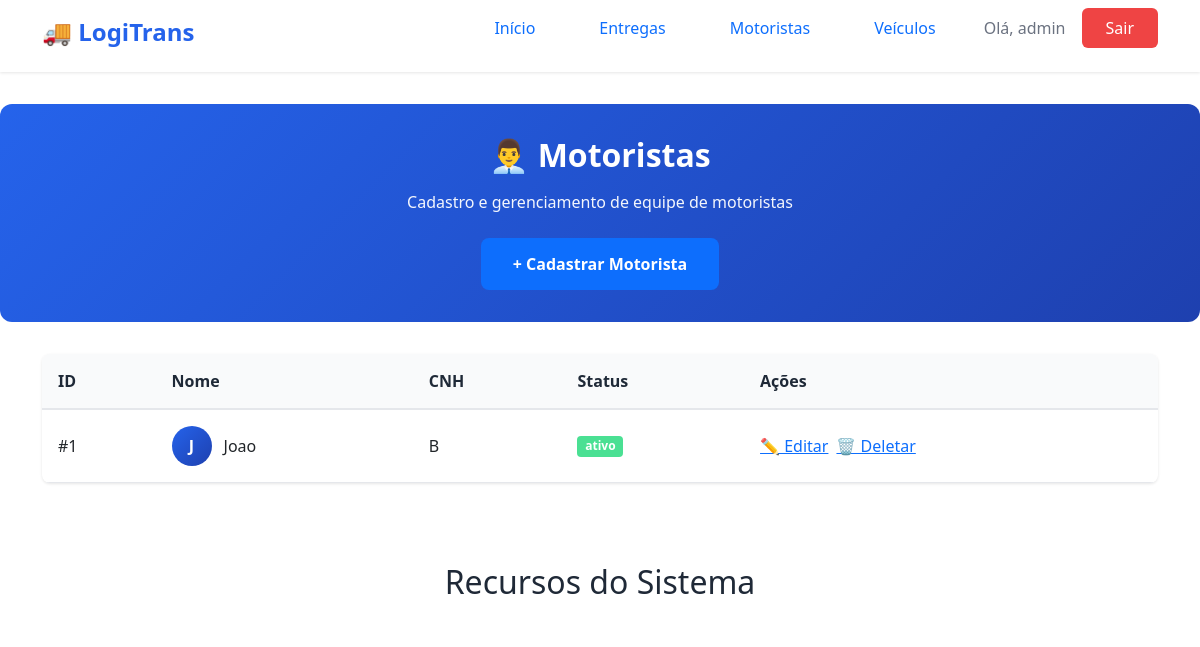
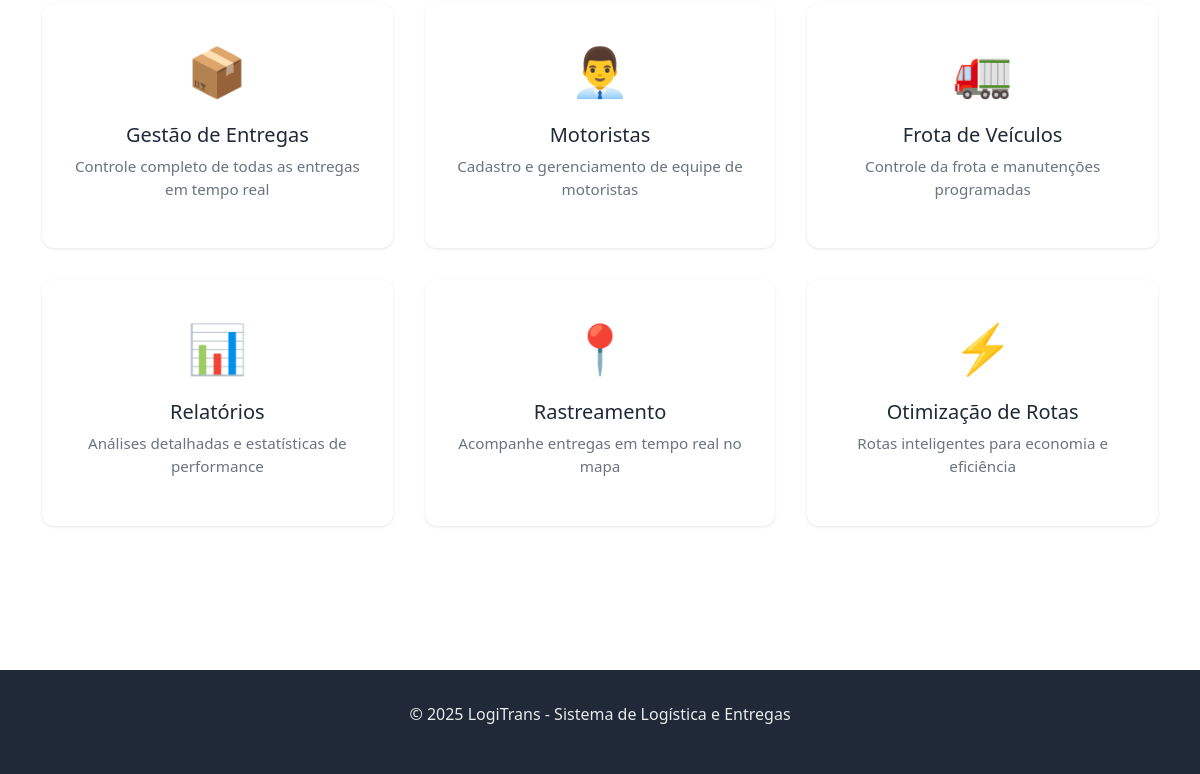
Page /list_motorista/ (signed in) on the earlier database version (2 pictures, top to bottom).
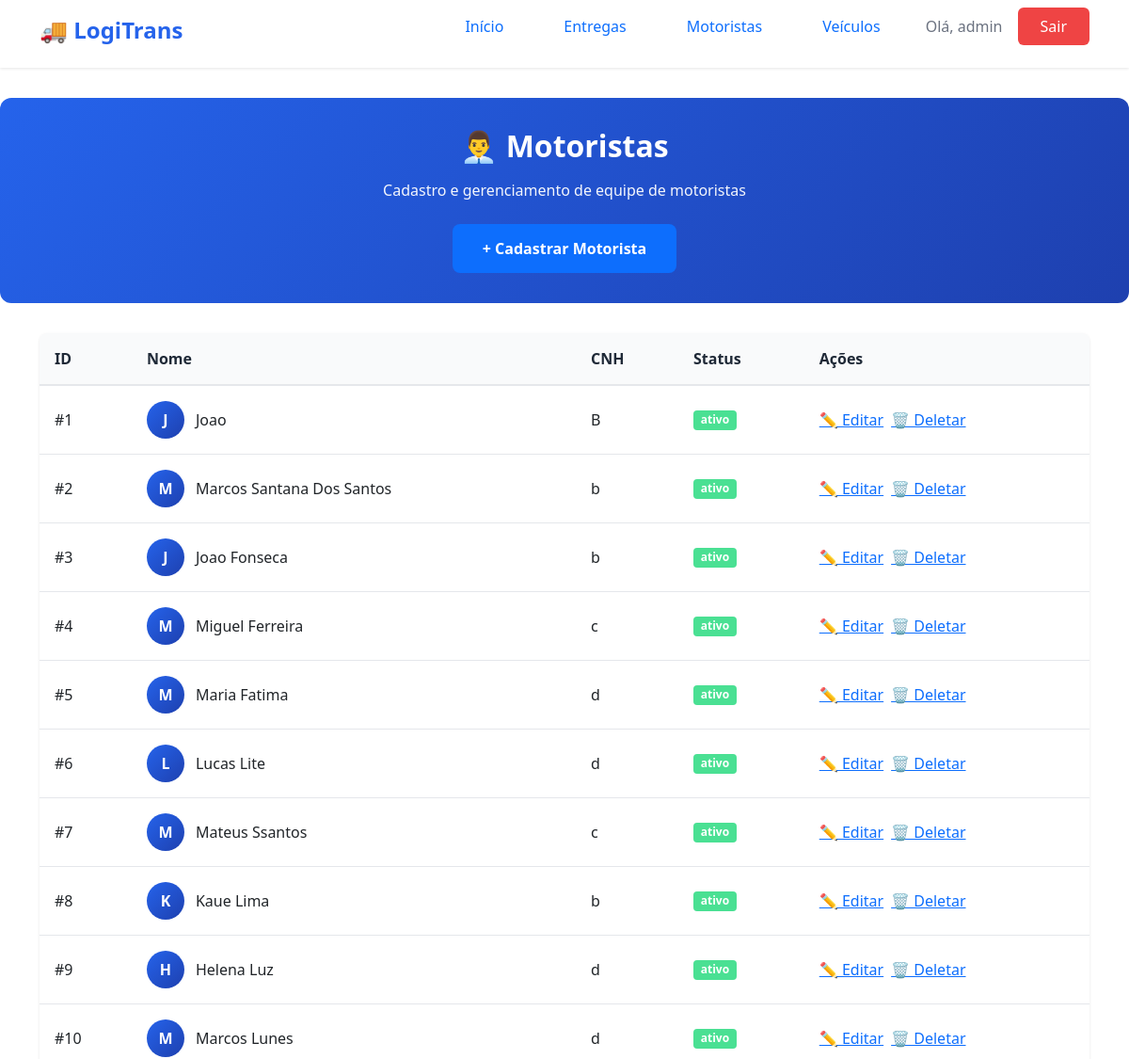
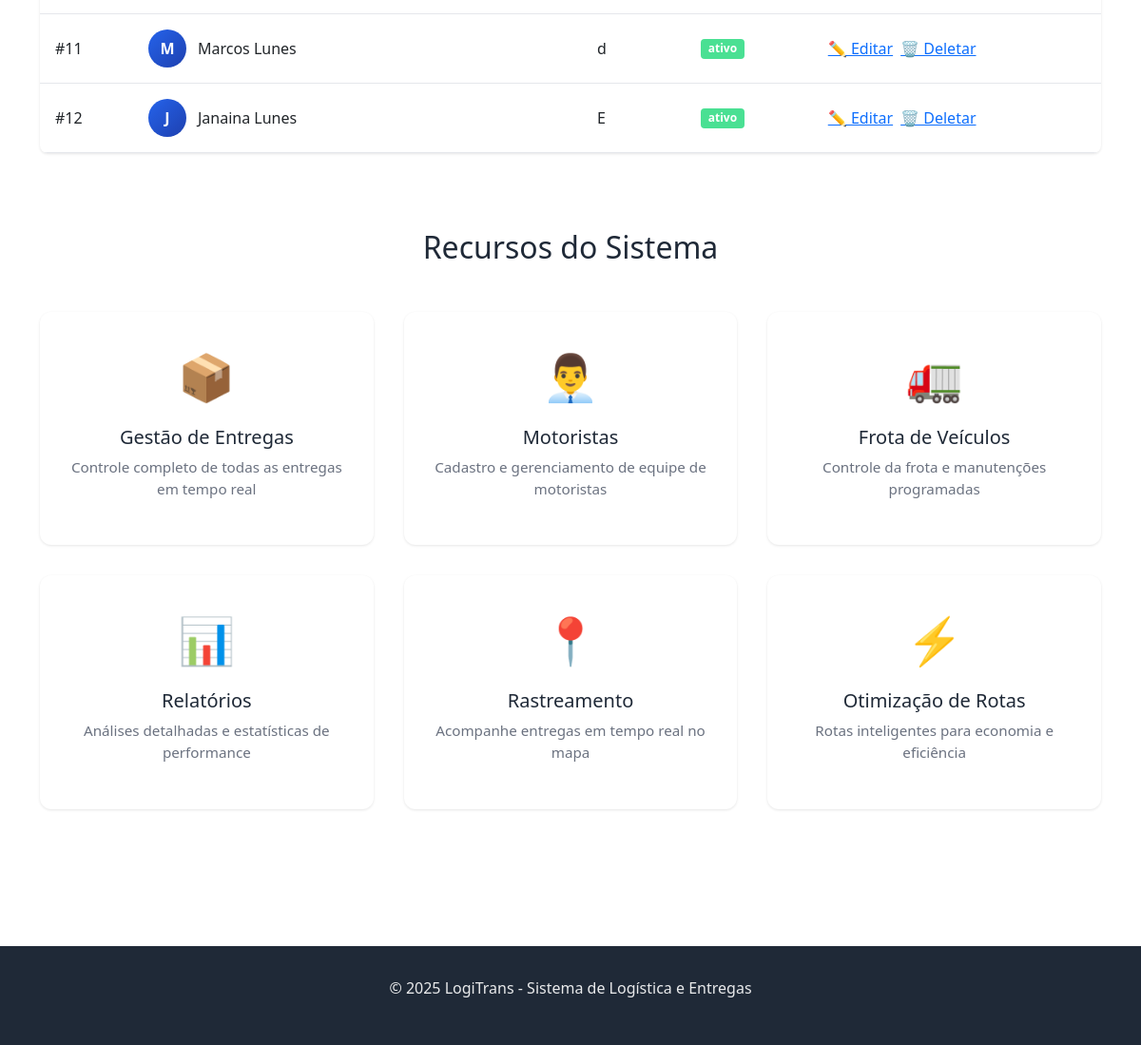
Same page on the later database version (2 pictures, top to bottom).
### logistica/models.py (models this page shows, shortened)
class Motorista(models.Model):
    STATUS_MOTORISTA = [
        ('ativo', 'Ativo'),
        ('inativo', 'Inativo'),
        ('em_rota', 'Em Rota'),
        ('disponível', 'Disponivel'),
    ]
    TIPO_CNH = [
        ('B', 'B'),
        ('C', 'C'),
        ('D', 'D'),
        ('E', 'E'),
    ]
    nome = models.CharField(max_length=100)
    cpf = models.IntegerField(unique=True)
    cnh = models.CharField(max_length=100, choices=TIPO_CNH)
    telefone = models.CharField(max_length=100)
    status = models.CharField(max_length=100, choices=STATUS_MOTORISTA, default='ativo')
    data_cadastro = models.DateField()

### logistica/views.py (the view)
# urls.py: path('list_motorista/', views.list_motorista, name='list_motorista'),
@login_required()
def list_motorista(request):
    motoristas = Motorista.objects.all()
    return render(request, 'log/list_motorista.html', {'motoristas': motoristas})

### logistica/templates/log/list_motorista.html (shortened to what this page needs)
{% extends 'log/base.html' %}
{% block content %}
<section class="hero hero-small">
    <div class="container">
        <div class="hero-content">
            <h1>👨‍💼 Motoristas</h1>
            <p>Cadastro e gerenciamento de equipe de motoristas</p>
            <a href="{% url 'criar_motorista' %}" class="btn-primary">+ Cadastrar Motorista</a>
        </div>
    </div>
</section>
<section class="page-section">
    <div class="container">
        <div class="table-container">
            <table class="data-table">
                <thead>
                    <tr>
                        <th>ID</th>
                        <th>Nome</th>
                        <th>CNH</th>
                        <th>Status</th>
                        <th class="actions-column">Ações</th>
                    </tr>
                </thead>
                <tbody>
                    {% for motorista in motoristas %}
                    <tr>
                        <td>#{{ motorista.id }}</td>
                        <td>
                            <div class="driver-info">
                                <div class="driver-avatar">{{ motorista.nome|first|upper }}</div>
                                <span class="driver-name">{{ motorista.nome }}</span>
                            </div>
                        </td>
                        <td>{{ motorista.cnh }}</td>
                        <td>
                            {% if motorista.status == "Ativo" or motorista.status == "ativo" %}
                                <span class="badge badge-success">{{ motorista.status }}</span>
                            {% elif motorista.status == "Inativo" or motorista.status == "inativo" %}
                                <span class="badge badge-danger">{{ motorista.status }}</span>
                            {% else %}
                                <span class="badge badge-warning">{{ motorista.status }}</span>
                            {% endif %}
                        </td>
                        <td>
                            <div class="action-buttons">
                                <a href="{% url 'atualizar_motorista' motorista.id %}"
                                   class="btn-action btn-edit"
                                   title="Editar">
                                    ✏️ Editar
                                </a>
                                <a href="{% url 'deletar_motorista' motorista.id %}"
                                   class="btn-action btn-delete"
                                   title="Deletar"
                                   onclick="return confirm('Tem certeza que deseja deletar este motorista?')">
                                    🗑️ Deletar
                                </a>
                            </div>
                        </td>
                    </tr>
                    {% endfor %}
                </tbody>
            </table>
        </div>
    </div>
</section>
{% if motoristas %}
<section class="features">
    <div class="container">
        <h2>Recursos do Sistema</h2>
        <div class="features-grid">
            <div class="feature-card">
                <div class="feature-icon">📦</div>
                <h3>Gestão de Entregas</h3>
                <p>Controle completo de todas as entregas em tempo real</p>
            </div>
            <div class="feature-card">
                <div class="feature-icon">👨‍💼</div>
                <h3>Motoristas</h3>
                <p>Cadastro e gerenciamento de equipe de motoristas</p>
            </div>
            <div class="feature-card">
                <div class="feature-icon">🚛</div>
                <h3>Frota de Veículos</h3>
                <p>Controle da frota e manutenções programadas</p>
            </div>
            <div class="feature-card">
                <div class="feature-icon">📊</div>
                <h3>Relatórios</h3>
                <p>Análises detalhadas e estatísticas de performance</p>
            </div>
            <div class="feature-card">
                <div class="feature-icon">📍</div>
                <h3>Rastreamento</h3>
                <p>Acompanhe entregas em tempo real no mapa</p>
            </div>
            <div class="feature-card">
                <div class="feature-icon">⚡</div>
                <h3>Otimização de Rotas</h3>
                <p>Rotas inteligentes para economia e eficiência</p>
            </div>
        </div>
    </div>
</section>
{% endif %}
{% endblock %}

### logistica/templates/log/base.html (shortened to what this page needs)
{% load static %}
<html lang="pt-BR">
<head>
    <link rel="stylesheet" href="{% static 'log/style.css' %}">
    <link href="https://cdn.jsdelivr.net/npm/bootstrap@5.0.0-beta2/dist/css/bootstrap.min.css" rel="stylesheet">
</head>
<body>
    <nav class="navbar">
        <div class="container">
            <div class="nav-brand">
                <h1>🚚 LogiTrans</h1>
            </div>
            <ul class="nav-menu">
                <li><a href="{% url 'home' %}" class="nav-link">Início</a></li>
                {% if user.is_authenticated %}
                    <li><a href="#" class="nav-link">Entregas</a></li>
                    <li><a href="{% url 'list_motorista' %}" class="nav-link">Motoristas</a></li>
                    <li><a href="#" class="nav-link">Veículos</a></li>
                    <li class="user-info">
                        <span>Olá, {{ user.username }}</span>
                        <a href="{% url 'logout' %}" class="btn-logout">Sair</a>
                    </li>
                {% else %}
                    <li><a href="{% url 'login' %}" class="btn-login">Entrar</a></li>
                {% endif %}
            </ul>
        </div>
    </nav>
    <main class="main-content">
        {% block content %}
        {% endblock %}
    </main>
    <footer class="footer">
        <div class="container">
            <p>&copy; 2025 LogiTrans - Sistema de Logística e Entregas</p>
        </div>
    </footer>
</body>
</html>

### logistica/static/log/style.css (style rules this page uses)
* { margin: 0; padding: 0; box-sizing: border-box; }
:root { --primary-color: #2563eb; --primary-dark: #1e40af; --secondary-color: #10b981; --danger-color: #ef4444; --warning-color: #f59e0b; --text-primary: #1f2937; --text-secondary: #6b7280; --bg-light: #f9fafb; --bg-white: #ffffff; --border-color: #e5e7eb; --shadow: 0 1px 3px rgba(0, 0, 0, 0.1); --shadow-lg: 0 10px 15px -3px rgba(0, 0, 0, 0.1); }
body { font-family: 'Segoe UI', Tahoma, Geneva, Verdana, sans-serif; color: var(--text-primary); background-color: var(--bg-light); line-height: 1.6; }
.container { max-width: 1200px; margin: 0 auto; padding: 0 20px; }
.navbar { background-color: var(--bg-white); box-shadow: var(--shadow); position: sticky; top: 0; z-index: 1000; padding: 1rem 0; }
.navbar .container { display: flex; justify-content: space-between; align-items: center; }
.nav-brand h1 { font-size: 1.5rem; color: var(--primary-color); font-weight: 700; }
.nav-menu { display: flex; list-style: none; gap: 2rem; align-items: center; }
.nav-link { color: var(--text-primary); text-decoration: none; font-weight: 500; transition: color 0.3s; }
.user-info { display: flex; align-items: center; gap: 1rem; }
.user-info span { color: var(--text-secondary); }
.btn-login, .btn-logout { background-color: var(--primary-color); color: white; padding: 0.5rem 1.5rem; border-radius: 6px; text-decoration: none; font-weight: 500; transition: background-color 0.3s; }
.btn-logout { background-color: var(--danger-color); }
.main-content { min-height: calc(100vh - 200px); padding: 2rem 0; }
.hero { background: linear-gradient(135deg, var(--primary-color) 0%, var(--primary-dark) 100%); color: white; padding: 4rem 0; text-align: center; border-radius: 12px; margin: 2rem 0; }
.hero-content h1 { font-size: 3rem; margin-bottom: 1rem; font-weight: 700; }
.hero-content p { font-size: 1.25rem; margin-bottom: 2rem; opacity: 0.95; }
.btn-primary { background-color: white; color: var(--primary-color); padding: 0.875rem 2rem; border-radius: 8px; text-decoration: none; font-weight: 600; display: inline-block; transition: transform 0.3s, box-shadow 0.3s; border: none; cursor: pointer; font-size: 1rem; }
.features { padding: 3rem 0; }
.features h2 { text-align: center; font-size: 2rem; margin-bottom: 3rem; color: var(--text-primary); }
.features-grid { display: grid; grid-template-columns: repeat(auto-fit, minmax(280px, 1fr)); gap: 2rem; }
.feature-card { background: var(--bg-white); padding: 2rem; border-radius: 12px; box-shadow: var(--shadow); text-align: center; transition: transform 0.3s, box-shadow 0.3s; }
.feature-icon { font-size: 3rem; margin-bottom: 1rem; }
.feature-card h3 { color: var(--text-primary); margin-bottom: 0.5rem; font-size: 1.25rem; }
.feature-card p { color: var(--text-secondary); font-size: 0.95rem; }
.hero-small { padding: 2rem 0; margin: 0; }
.hero-small .hero-content h1 { font-size: 2rem; }
.hero-small .hero-content p { font-size: 1rem; margin-bottom: 1.5rem; }
.page-section { padding: 2rem 0; }
.table-container { background: var(--bg-white); border-radius: 8px; box-shadow: var(--shadow); overflow-x: auto; }
.data-table { width: 100%; border-collapse: collapse; }
.data-table thead { background-color: var(--bg-light); }
.data-table th { padding: 1rem; text-align: left; font-weight: 600; color: var(--text-primary); border-bottom: 2px solid var(--border-color); }
.data-table td { padding: 1rem; border-bottom: 1px solid var(--border-color); }
.driver-info { display: flex; align-items: center; gap: 0.75rem; }
.driver-avatar { width: 40px; height: 40px; border-radius: 50%; background: linear-gradient(135deg, var(--primary-color) 0%, var(--primary-dark) 100%); color: white; display: flex; align-items: center; justify-content: center; font-weight: 600; }
.badge { padding: 0.25rem 0.75rem; border-radius: 12px; font-size: 0.875rem; font-weight: 500; }
.badge-success { background-color: #4ae093; color: #065f46; }
.action-buttons { display: flex; gap: 0.5rem; }
.footer { background-color: var(--text-primary); color: white; text-align: center; padding: 2rem 0; margin-top: 4rem; }
.footer p { opacity: 0.9; }

Differences in the rows shown:
added Motorista: id "2", nome|first "M", nome "Marcos Santana Dos Santos", cnh "b", status "ativo"
added Motorista: id "3", nome|first "J", nome "Joao Fonseca", cnh "b", status "ativo"
added Motorista: id "4", nome|first "M", nome "Miguel Ferreira", cnh "c", status "ativo"
added Motorista: id "5", nome|first "M", nome "Maria Fatima", cnh "d", status "ativo"
added Motorista: id "6", nome|first "L", nome "Lucas Lite", cnh "d", status "ativo"
added Motorista: id "7", nome|first "M", nome "Mateus Ssantos", cnh "c", status "ativo"
added Motorista: id "8", nome|first "K", nome "Kaue Lima", cnh "b", status "ativo"
added Motorista: id "9", nome|first "H", nome "Helena Luz", cnh "d", status "ativo"
added Motorista: id "10", nome|first "M", nome "Marcos Lunes", cnh "d", status "ativo"
added Motorista: id "11", nome|first "M", nome "Marcos Lunes", cnh "d", status "ativo"
added Motorista: id "12", nome|first "J", nome "Janaina Lunes", cnh "E", status "ativo"
